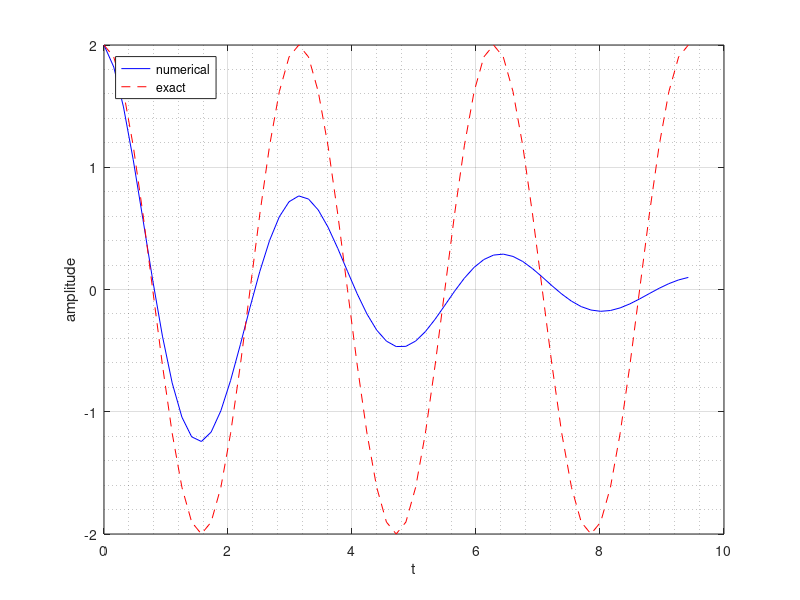

Source code (MATLAB):
%%%%%%%%%%%%%%%%%%%%%%%%%%%%%%%%%%%%%%%%%%%%%%%%%%%%%%%%%%%%%%%%%%%%%%%%%%%
%%N8423
%%Santeri Paananen
%%CMiM
%program given in the course book for oscillating system's numerical solution 4.3.3
omega = 2;
P = 2*pi/omega;
dt = P/20;
%dt = P/2000; % c) increasing the timestep to 2000 to improve the solution.
T = 3*P;
%T = 300*P; %Time scale is just for fun, to see the oscilation achieve
%equilibrium.
N_t = floor(round(T/dt));
t = linspace(0, N_t*dt, N_t+1);

u = zeros(N_t+1, 1);
v = zeros(N_t+1, 1);

% Initial condition
X_0 = 2;
u(1) = X_0;
v(1) = 0;

% Step equations forward in time
for n = 2:N_t+1
    %found formulas based on the exercise equations to: a) solve u(n)
    %and v(n), and to compute the numerical solution.
    u(n) = (1.0/(1+(dt*omega)^2)) * (dt*v(n-1) + u(n-1));
    v(n) = (1.0/(1+(dt*omega)^2)) * (-dt*omega^2*u(n-1) + v(n-1));
end

plot(t, u, 'b', t, X_0*cos(omega*t), 'r--');
grid on, grid minor;
legend('numerical', 'exact', 'Location', 'northwest');
xlabel('t');ylabel('amplitude');
print('tmp', '-dpng');
